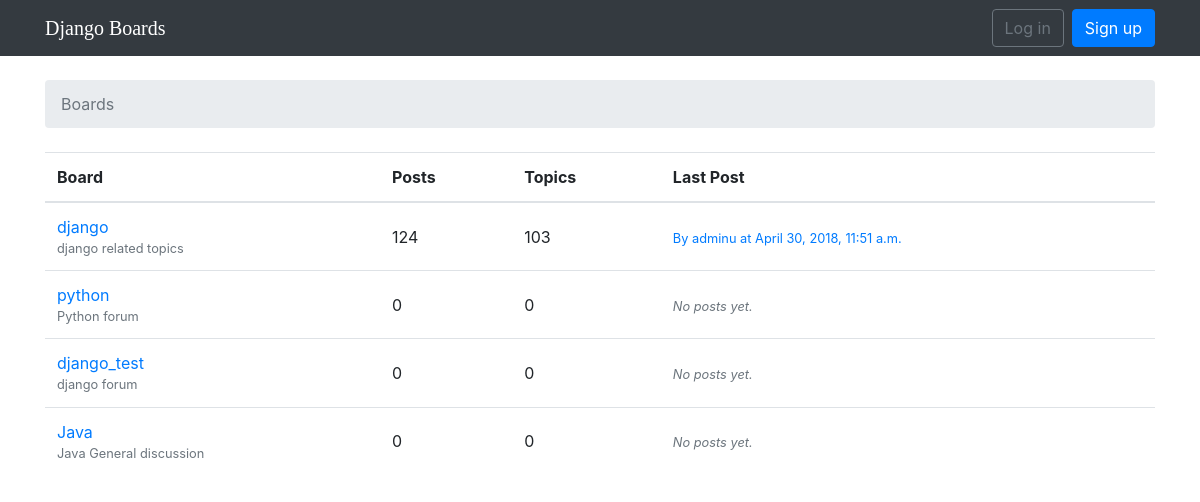
The page / on the database its author committed.
### boardd/models.py (models this page shows, shortened)
class Board(models.Model):
	name=models.CharField(max_length=40,unique=True)
	description=models.CharField(max_length=100)
	def get_posts_count(self):
		return Post.objects.filter(topic__board=self).count()
	def get_last_post(self):
		return Post.objects.filter(topic__board=self).order_by('-created_at').first()

class Post(models.Model):
    message = models.TextField(max_length=4000)
    topic = models.ForeignKey(Topic, related_name='posts',on_delete=models.CASCADE)
    created_at = models.DateTimeField(auto_now_add=True)
    updated_at = models.DateTimeField(null=True)
    created_by = models.ForeignKey(User, related_name='posts',on_delete=models.CASCADE)
    updated_by = models.ForeignKey(User, null=True, related_name='+',on_delete=models.CASCADE)

### boardd/views.py (the view)
# urls.py: 2. Add a URL to urlpatterns:  path('', views.home, name='home')
def home(request):
    boards = Board.objects.all()
    return render(request, 'home.html', {'boards': boards})

### templates/home.html
{% extends "base.html" %}
{% block header %}
        <li class="breadcrumb-item active">Boards</li>
      {% endblock %}
	{% block content %}
      <table class="table">
        <thead class="thead-inverse">
          <tr>
            <th>Board</th>
            <th>Posts</th>
            <th>Topics</th>
            <th>Last Post</th>
          </tr>
        </thead>
        <tbody>
          {% for board in boards %}
            <tr>
              <td>
                 <a href="{% url 'board_topics' board.pk %}">{{ board.name }}</a>
                <small class="text-muted d-block">{{ board.description }}</small>
              </td>
              <td class="align-middle">{{ board.get_posts_count }}</td>
               <td class="align-middle">
            {{ board.topics.count }}
          </td>
          <td class="align-middle">
            {% with post=board.get_last_post %}
			    {% if post %}
                    <small>
                        <a href="{% url 'topic_posts' board.pk post.topic.pk %}">
                        By {{ post.created_by.username }} at {{ post.created_at }}
                        </a>
                        </small>
                {% else %}
                    <small class="text-muted">
                        <em>No posts yet.</em>
                    </small>
                {% endif %}
            {% endwith %}
        </td>
        </tr>
          {% endfor %}
        </tbody>
      </table>
        {% endblock %}

### rows shown on the page
Board: name "django", description "django related topics", get_posts_count "124", topics.count "103", get_last_post.created_by.username "adminu", get_last_post.created_at "April 30, 2018, 11:51 a.m."
Board: name "python", description "Python forum", get_posts_count "0", topics.count "0", shows "No posts yet."
Board: name "django_test", description "django forum", get_posts_count "0", topics.count "0", shows "No posts yet."
Board: name "Java", description "Java General discussion", get_posts_count "0", topics.count "0", shows "No posts yet."
